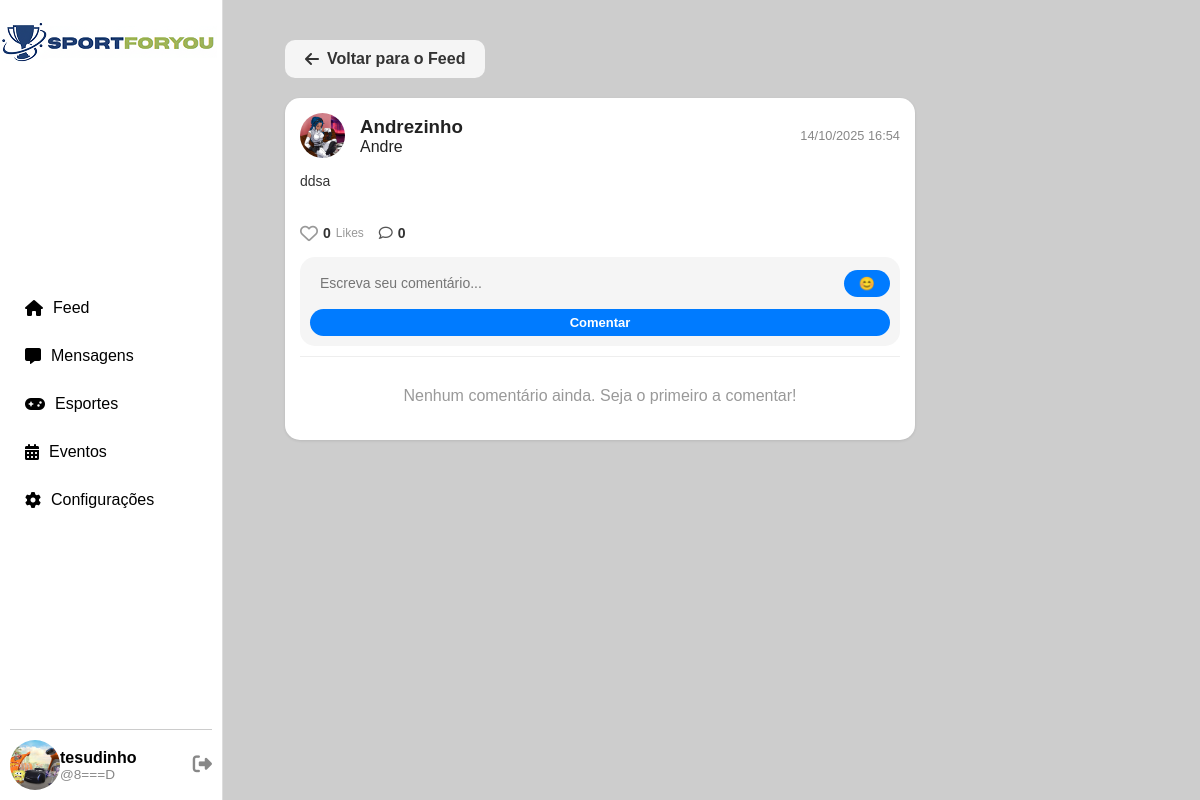
/pages/postagem.php?id=6 (signed in), run on the app's committed database.
### tables this page shows
CREATE TABLE `postagens` (
  `idpostagem` int NOT NULL AUTO_INCREMENT,
  `texto` text,
  `foto` varchar(100) DEFAULT NULL,
  `criado_em` datetime DEFAULT NULL,
  `idusuario` int DEFAULT NULL,
  `publico` enum('público','privado') DEFAULT NULL,
  PRIMARY KEY (`idpostagem`)
);

CREATE TABLE `usuarios` (
  `idusuarios` int NOT NULL AUTO_INCREMENT,
  `email` varchar(45) DEFAULT NULL,
  `senha` varchar(255) DEFAULT NULL,
  `nome` varchar(45) DEFAULT NULL,
  `nome_usuario` varchar(45) DEFAULT NULL,
  `nascimento` date DEFAULT NULL,
  `foto_perfil` varchar(45) DEFAULT NULL,
  `genero` varchar(20) DEFAULT NULL,
  `objetivos` text,
  `esportes_favoritos` text,
  PRIMARY KEY (`idusuarios`)
);

### pages/postagem.php (the view, shortened to what this page needs)
<?php
$idpostagem = (int)$_GET['id'];
$idusuario_logado = $_SESSION['idusuarios'];
$conexao = ConexaoBD::conectar();
$sql = "SELECT p.*, u.nome, u.nome_usuario, u.foto_perfil,
        (SELECT COUNT(*) FROM curtidas WHERE idpostagem = p.idpostagem) AS curtidas,
        (SELECT COUNT(*) FROM comentarios WHERE idpostagem = p.idpostagem) AS total_comentarios
        FROM postagens p
        JOIN usuarios u ON p.idusuario = u.idusuarios
        WHERE p.idpostagem = ?";
$stmt = $conexao->prepare($sql);
$stmt->execute([$idpostagem]);
$post = $stmt->fetch(PDO::FETCH_ASSOC);
$sqlCurtiu = "SELECT COUNT(*) FROM curtidas WHERE idusuario = ? AND idpostagem = ?";
$stmt = $conexao->prepare($sqlCurtiu);
$stmt->execute([$idusuario_logado, $idpostagem]);
$jaCurtiu = $stmt->fetchColumn() > 0;
$comentarios = ComentarioDAO::listarComentarios($idpostagem);
$dataPostagem = $post['criado_em'] ? date('d/m/Y H:i', strtotime($post['criado_em'])) : '';
?>
<!DOCTYPE html>
<html lang="pt-br">
<head>
    <link rel="stylesheet" href="../assets/css/feed.css">
    <link rel="stylesheet" href="../assets/css/tema-escuro.css">
    <link rel="stylesheet" href="https://cdnjs.cloudflare.com/ajax/libs/font-awesome/6.4.0/css/all.min.css">
</head>
<body>
    <div class="container">
        <aside class="sidebar" id="sidebar">
            <div class="logo">
                <img src="../assets/img/logo1.png" alt="Logo SportForYou">
            </div>
            <?php $paginaAtual = basename($_SERVER['PHP_SELF']); ?>
            <nav>
                <ul>
                    <li class="<?= $paginaAtual == 'home.php' ? 'ativo' : '' ?>"><a href="home.php"><i class="fa-solid fa-house"></i> Feed</a></li>
                    <li class="<?= $paginaAtual == 'mensagens.php' ? 'ativo' : '' ?>"><a href="mensagens.php"><i class="fa-solid fa-message"></i> Mensagens</a></li>
                    <li class="<?= $paginaAtual == 'esportes.php' ? 'ativo' : '' ?>"><a href="esportes.php"><i class="fa-solid fa-gamepad"></i> Esportes</a></li>
                    <li class="<?= $paginaAtual == 'eventos.php' ? 'ativo' : '' ?>"><a href="eventos.php"><i class="fa-solid fa-calendar-days"></i> Eventos</a></li>
                    <li class="<?= $paginaAtual == 'configuracoes.php' ? 'ativo' : '' ?>"><a href="configuracoes.php"><i class="fa-solid fa-gear"></i> Configurações</a></li>
                </ul>
            </nav>
            <div class="usuario">
                <div class="usuario-topo"></div>
                <div class="usuario-conteudo">
                    <a href="perfil.php?id=<?= $_SESSION['idusuarios'] ?>" class="perfil-link-usuario" style="display: flex; align-items: center; text-decoration: none; color: inherit; flex: 1;">
                        <img src="../login/uploads/<?= htmlspecialchars($_SESSION['foto_perfil']) ?>" alt="Foto de perfil">
                        <div class="user-info">
                            <span class="nome"><?= htmlspecialchars($_SESSION['nome']) ?></span>
                            <span class="nome_usuario">@<?= htmlspecialchars($_SESSION['nome_usuario']) ?></span>
                        </div>
                    </a>
                    <a href="../login/logout.php" class="logout" title="Sair" style="margin-left: auto;">
                        <i class="fa-solid fa-right-from-bracket"></i>
                    </a>
                </div>
            </div>
        </aside>
        <main class="feed">
            <div class="postagem-container">
                <a href="home.php" class="btn-voltar">
                    <i class="fa-solid fa-arrow-left"></i> Voltar para o Feed
                </a>
                <div class="post">
                    <div class="post-header">
                        <img src="../login/uploads/<?= htmlspecialchars($post['foto_perfil']) ?>" alt="perfil" width="40" height="40" style="border-radius:50%; object-fit:cover;">
                        <div>
                            <h3><?= htmlspecialchars($post['nome_usuario']) ?></h3>
                            <p><?= htmlspecialchars($post['nome']) ?></p>
                        </div>
                        <small style="margin-left: auto; color: #888; font-size: 0.8em;"><?= htmlspecialchars($dataPostagem) ?></small>
                    </div>
                    <?php if ($post['texto']): ?>
                        <div class="post-body">
                            <p><?= nl2br(htmlspecialchars($post['texto'])) ?></p>
                        </div>
                    <?php endif; ?>
                    <div class="post-footer" data-id="<?= $post['idpostagem'] ?>">
                        <div class="actions">
                            <div class="like-wrapper">
                                <a href="#" class="like-btn" data-postagem="<?= $post['idpostagem'] ?>">
                                    <i class="fa-<?= $jaCurtiu ? 'solid' : 'regular' ?> fa-heart" style="color: <?= $jaCurtiu ? '#e91e63' : '' ?>;"></i>
                                </a>
                                <span class="like-count"><?= $post['curtidas'] ?? 0 ?></span>
                                <span class="likes-text">Likes</span>
                            </div>
                            <div class="comment-wrapper">
                                <i class="fa-regular fa-comment comment-btn"></i>
                                <span class="comment-count"><?= $post['total_comentarios'] ?? count($comentarios) ?></span>
                            </div>
                        </div>
                        <div class="comment-box">
                            <form action="../api/comentar.php" method="POST" class="comment-form">
                                <div class="comment-input-wrapper">
                                    <input type="text" name="comentario" placeholder="Escreva seu comentário..." class="comment-input" required>
                                    <button type="button" class="emoji-btn" title="Adicionar emoji">😊</button>
                                </div>
                                <button type="submit">Comentar</button>
                            </form>
                        </div>
                        <div class="comments-list">
                            <?php if (empty($comentarios)): ?>
                                <p style="text-align: center; color: #999; padding: 20px;">Nenhum comentário ainda. Seja o primeiro a comentar!</p>
                            <?php endif; ?>
                        </div>
                    </div>
                </div>
            </div>
        </main>
    </div>
</body>
</html>

### assets/css/feed.css (style rules this page uses)
* { margin: 0; padding: 0; box-sizing: border-box; font-family: "Poppins", sans-serif; }
body { background-color: #52525249; color: #222; }
.container { display: flex; height: 100vh; }
.sidebar { position: fixed; top: 0; left: 0; width: 223px; height: 100vh; background: #fff; border-right: 1px solid #ddd; display: flex; flex-direction: column; justify-content: space-between; z-index: 1000; transition: transform 0.3s ease; }
.sidebar .logo { text-align: center; padding: 20px; padding-left: 0px; }
.sidebar nav ul { list-style: none; padding: 0; margin: 0; }
.sidebar nav ul li { padding: 0; cursor: pointer; transition: background 0.3s; }
.sidebar nav ul li a { display: flex; align-items: center; gap: 10px; padding: 15px 25px; text-decoration: none; color: #000; width: 100%; box-sizing: border-box; transition: background 0.3s; }
.usuario { display: flex; flex-direction: column; padding: 10px; }
.usuario-topo { height: 1px; background-color: #ccc; margin-bottom: 10px; width: 100%; }
.usuario-conteudo { display: flex; align-items: center; gap: 10px; }
.usuario img { width: 50px; height: 50px; border-radius: 50%; object-fit: cover; }
.user-info { display: flex; flex-direction: column; justify-content: center; flex: 1; }
.user-info .nome { font-weight: bold; font-size: 1em; color: #000; }
.user-info .nome_usuario { font-size: 0.85em; color: #888; }
.usuario-conteudo .logout { color: #888; font-size: 1.2em; text-decoration: none; transition: color 0.2s; }
.feed { flex: 1; padding: 20px 40px; max-width: 750px; margin: 0 auto; }
.post { background: #fff; border-radius: 15px; margin-bottom: 25px; overflow: hidden; box-shadow: 0 1px 3px rgba(0,0,0,0.1); }
.postagem-container { max-width: 800px; margin: 0 auto; padding: 20px; }
.btn-voltar { display: inline-flex; align-items: center; gap: 8px; margin-bottom: 20px; padding: 10px 20px; background: #f5f5f5; color: #333; text-decoration: none; border-radius: 10px; font-weight: 600; transition: background 0.2s; }
.post-header { display: flex; align-items: center; gap: 15px; padding: 15px; position: relative; }
.post-header img { width: 45px; height: 45px; border-radius: 50%; }
.post-body { padding: 0 15px 15px; }
.post-body p { margin-bottom: 10px; font-size: 14px; color: #333; }
.post-footer { padding: 10px 15px 15px; }
.post-footer .actions { display: flex; align-items: center; gap: 15px; font-size: 14px; color: #555; margin-bottom: 15px; }
.like-wrapper { display: flex; align-items: center; gap: 5px; }
.like-wrapper .like-btn { display: inline-flex; align-items: center; text-decoration: none; }
.like-wrapper .like-count { font-weight: 600; color: #333; }
.like-wrapper .likes-text { color: #999; font-size: 12px; }
.comment-wrapper { display: flex; align-items: center; gap: 5px; }
.comment-wrapper .comment-count { font-weight: 600; color: #333; }
.comment-box { margin-bottom: 10px; }
.comment-box form { display: flex; flex-direction: column; gap: 10px; background: #f5f5f5; border-radius: 15px; padding: 10px; }
.comment-input-wrapper { display: flex; align-items: center; gap: 8px; position: relative; }
.comment-box .comment-input { flex: 1; border: none; background: none; outline: none; font-size: 14px; padding: 8px 10px; border-radius: 10px; }
.emoji-btn { background: none; border: none; font-size: 20px; cursor: pointer; padding: 5px; border-radius: 5px; transition: background 0.2s; }
.comment-box button { background: #007bff; color: white; border: none; padding: 6px 15px; border-radius: 15px; cursor: pointer; font-size: 13px; font-weight: 600; transition: background 0.2s; }
.comments-list { margin-top: 10px; padding-top: 10px; border-top: 1px solid #eee; }
body { overflow-y: scroll; }
.like-btn { font-size: 18px; color: #999; cursor: pointer; transition: all 0.2s ease; display: inline-flex; align-items: center; text-decoration: none; }
.like-btn i.fa-regular { color: #999; }

### data on the page
postagens: idusuario.foto_perfil (picture), idusuario.nome_usuario "Andrezinho", idusuario.nome "Andre", criado_em "14/10/2025 16:54", texto "ddsa"

### other printed values
$_SESSION['nome'] "tesudinho"
$_SESSION['nome_usuario'] "8===D"
$post['curtidas'] "0"
$post['total_comentarios'] "0"
